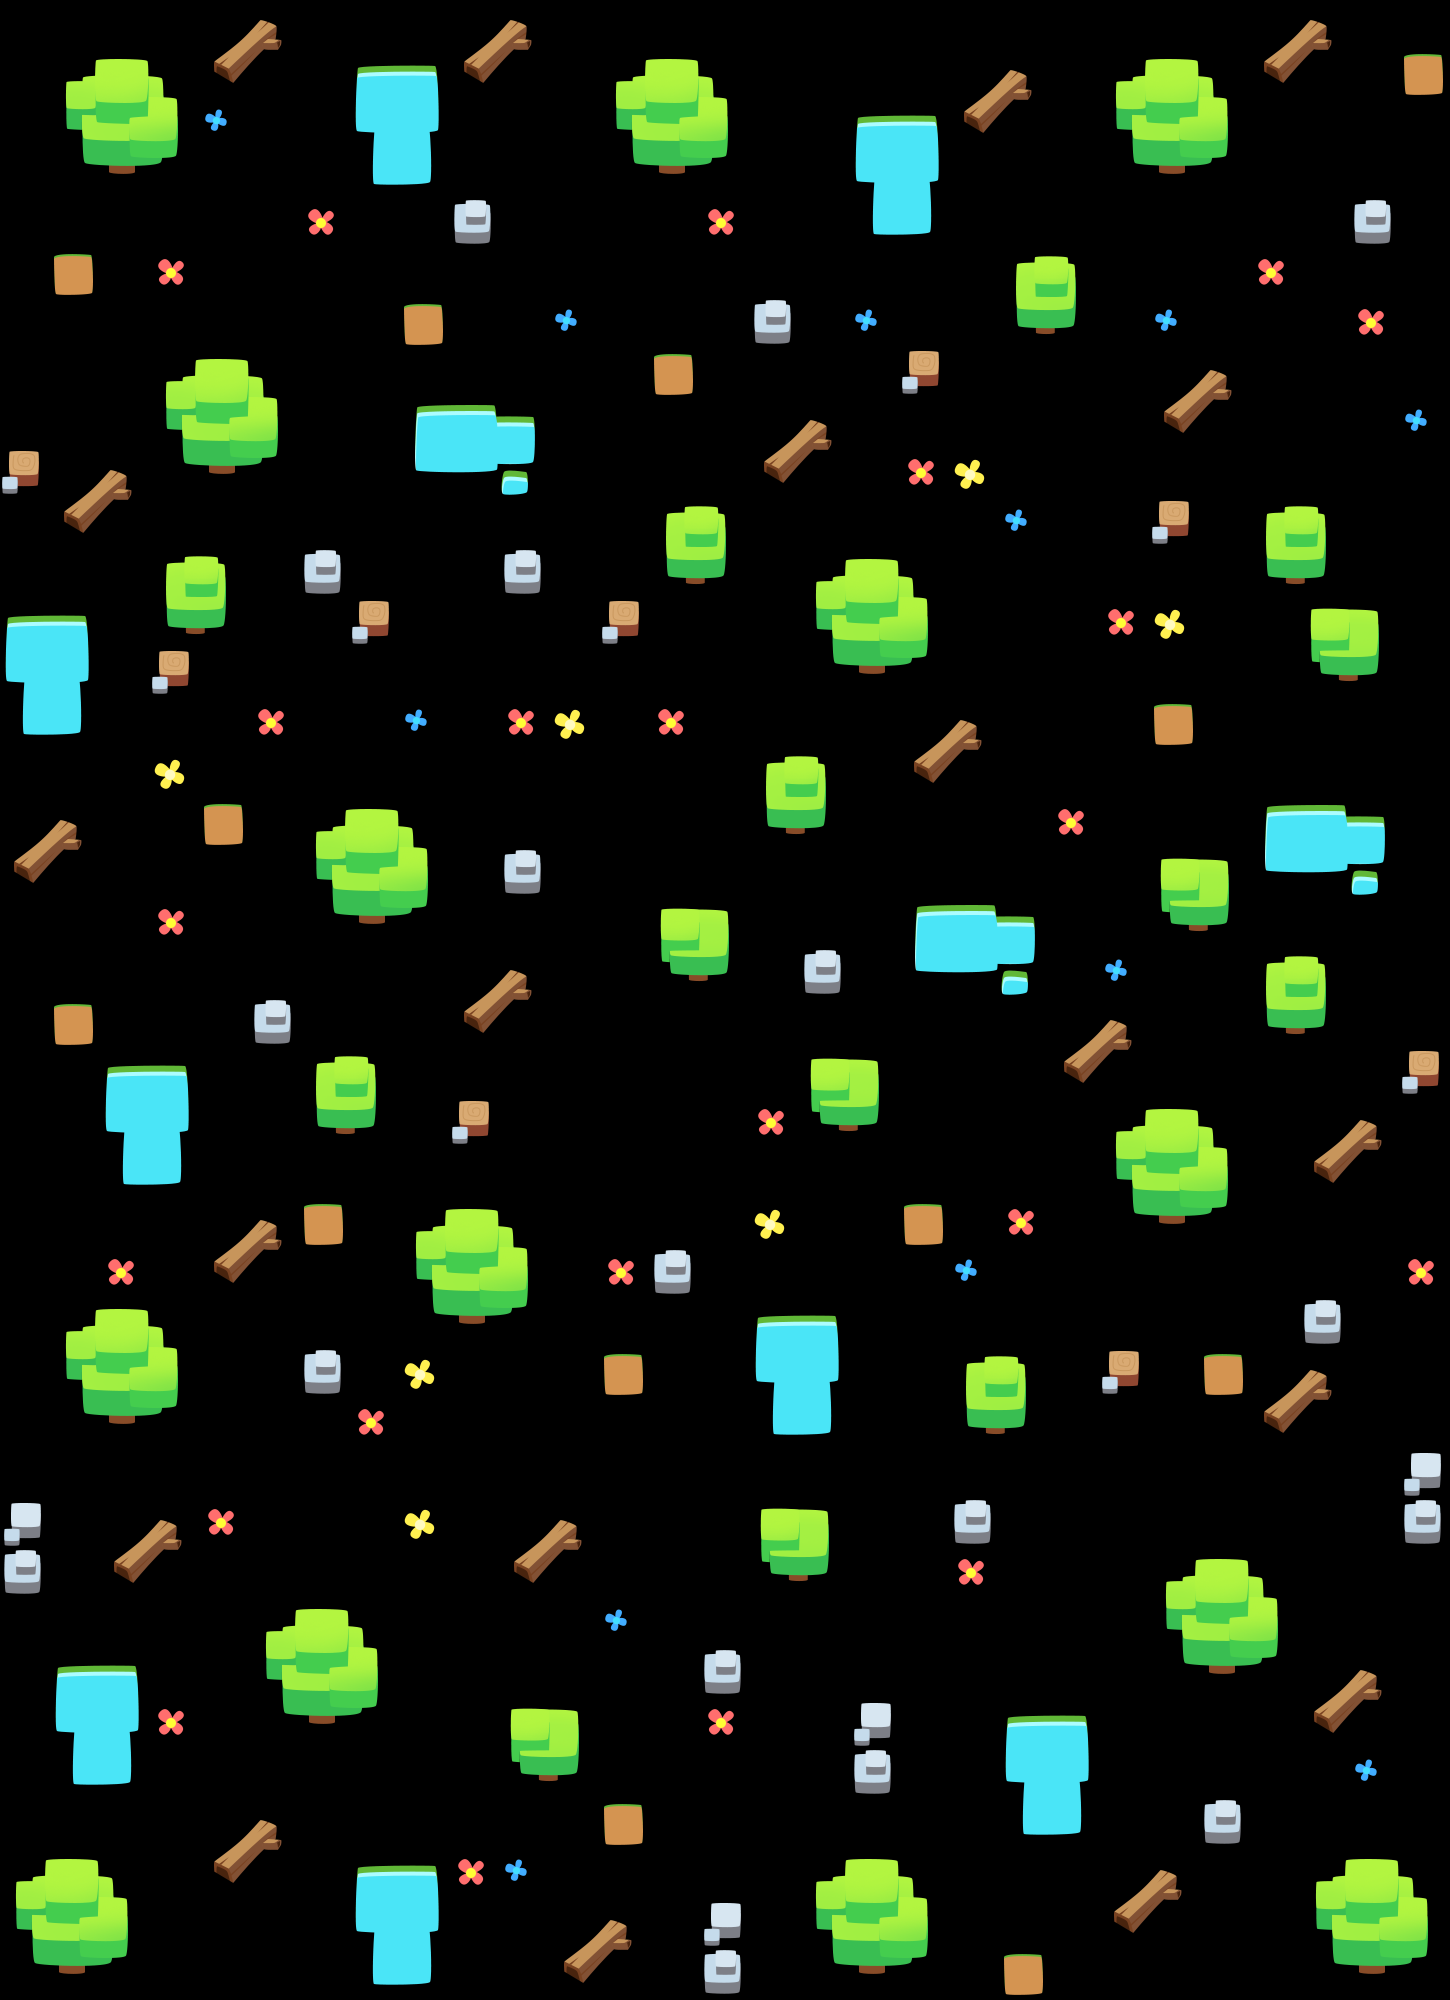

This is a level from a 2D game, rendered from its Tiled map with the project's own tilesets. A one-line summary and the map file follow, with tile-layer data summarised:
An orthogonal 29x40 tile map with 50x50 px tiles, 1 tile layer (mode1Tree).

<map version="1.0" orientation="orthogonal" renderorder="right-down" width="29" height="40" tilewidth="50" tileheight="50">
 <tileset firstgid="1" name="mode1Tree" tilewidth="50" tileheight="50">
  <image source="mode1Tree.png" width="500" height="500" />
 </tileset>
 <layer name="mode1Tree" width="29" height="40">
  <data>[1160 cells, 958 non-empty, 59 distinct tile ids]</data>
 </layer>
</map>